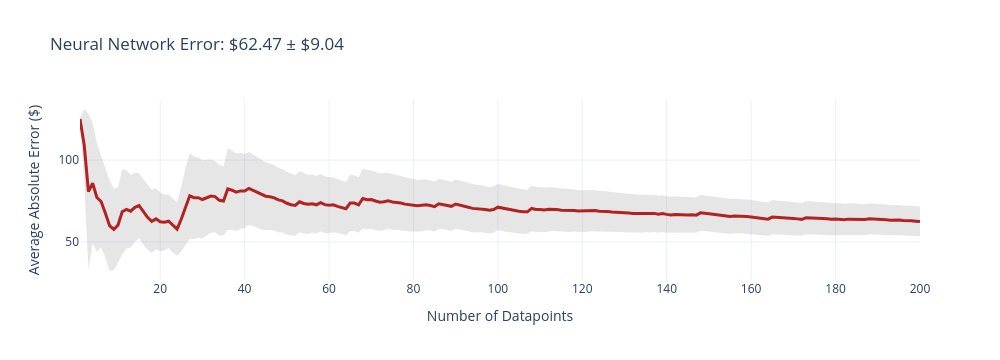
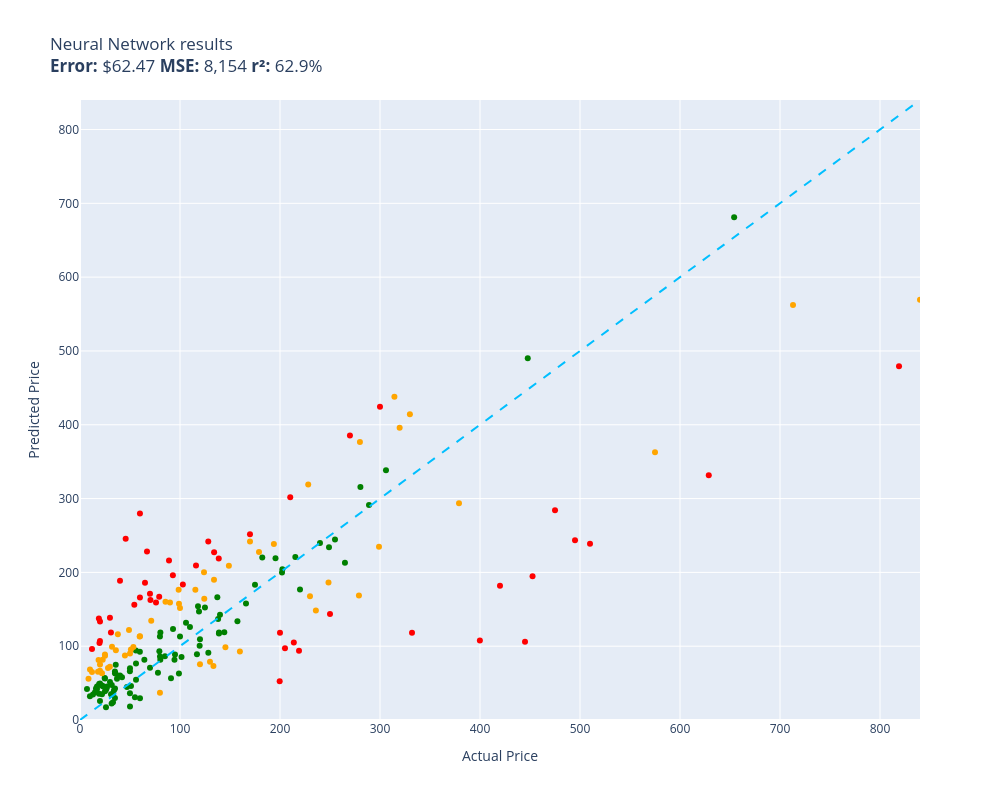

The code cell stored with these charts, in order, in its notebook:
### Code cell
evaluate(neural_network, test)

### Figure 1 — Plotly figure (JSON) as saved in the notebook; plotly's stock layout.template omitted (floating-point values rounded to 4 significant figures; data arrays with more than 128 entries replaced by an {"elided": "..."} marker saying what was removed)
{"data": [{"fill": "toself", "fillcolor": "rgba(128,128,128,0.2)", "hoverinfo": "skip", "line": {"color": "rgba(255,255,255,0)"}, "name": "95% CI", "showlegend": false, "type": "scatter", "x": {"elided": "400 int values"}, "y": {"elided": "400 float values"}}, {"customdata": {"elided": "200x1 float values"}, "hovertemplate": "n=%{x}<br>Avg Error=$%{y:,.2f}<br>±95% CI=$%{customdata[0]:,.2f}<extra></extra>", "line": {"color": "firebrick", "width": 3}, "mode": "lines", "name": "Cumulative Avg Error", "type": "scatter", "x": {"elided": "200 int values"}, "y": {"elided": "200 float values"}}], "layout": {"height": 360, "showlegend": false, "title": {"text": "Neural Network Error: $62.47 ± $9.04"}, "width": 1000, "xaxis": {"title": {"text": "Number of Datapoints"}}, "yaxis": {"title": {"text": "Average Absolute Error ($)"}}}}

### Figure 2 — Plotly figure (JSON) as saved in the notebook; plotly's stock layout.template omitted (floating-point values rounded to 4 significant figures)
{"data": [{"customdata": [["Old Blood Noise Excess V2 Distortion Cho...\nGuess=$93.91 Actual=$219.00"], ["telpo Headlight Assembly Fit For 15 Camr...\nGuess=$209.17 Actual=$115.99"], ["EXMAX NG-10X Fresnel Lens Focusing Adapt...\nGuess=$171.04 Actual=$69.98"], ["Innovative Percussion CB-6 Chamois Bass ...\nGuess=$156.26 Actual=$54.32"], ["Panasonic KX-TG6511B DECT 6.0 PLUS Expan...\nGuess=$166.87 Actual=$79.20"], ["APS iBoard 6-inch Aluminum (Black Powder...\nGuess=$301.63 Actual=$210.23"], ["Bam Trekking 3027SB Single Black Clarine...\nGuess=$118.36 Actual=$332.00"], ["DEWALT 20V MAX* XR Impact Driver with Bl...\nGuess=$194.66 Actual=$452.53"], ["Mini PC, Kinupute Desktop Computer E3-12...\nGuess=$243.50 Actual=$495.00"], ["10GBase-LR SFP+ Transceiver, Handar 10GB...\nGuess=$133.52 Actual=$19.99"], ["Deco Mount Pro Tripod Microphone Stand w...\nGuess=$166.01 Actual=$59.95"], ["Canon EOS Rebel T7 Digital SLR Camera wi...\nGuess=$479.21 Actual=$819.00"], ["Travelpro Platinum Elite Slim Business L...\nGuess=$105.13 Actual=$213.83"], ["JRready ST6313 DT Deutsch Connector Kit,...\nGuess=$52.47 Actual=$199.68"], ["KOHLER 18865-CP Filtered Water Faucet, P...\nGuess=$284.10 Actual=$475.00"], ["Diversitech WG840585 Motor, (Ddb) 1/3Hp,...\nGuess=$227.43 Actual=$134.12"], ["MC: Pindicator (Dual Intensity Amber)\nGuess=$188.67 Actual=$40.00"], ["Poison Spyder 10-08-020 Rocker Knocker\nGuess=$331.50 Actual=$628.76"], ["Lighted Triangle Mirror Cabinet Bathroom...\nGuess=$105.92 Actual=$445.00"], ["BESTILL Wall Mounted Shower Faucet Set, ...\nGuess=$159.08 Actual=$76.00"], ["Engine Thermostat, Replace 19301-PAA-306...\nGuess=$137.35 Actual=$18.89"], ["Satco S9596, 4 Count (Pack of 1), 4.18\nGuess=$96.35 Actual=$12.00"], ["Ceramic Talavera Mexican Tile 4x4\", 9 Pi...\nGuess=$138.56 Actual=$29.95"], ["LEGO Marvel Avengers War Machine Buster ...\nGuess=$279.67 Actual=$59.95"], ["KOHLER K-1185540-CP Assembly-Slider\nGuess=$245.57 Actual=$45.67"], ["Aeromotive 13304 Regulator, X1 Adjustabl...\nGuess=$385.46 Actual=$269.95"], ["Canon Sure Shot 90u 35mm Date Camera\nGuess=$107.83 Actual=$399.89"], ["Wilkinson LOW GAUSS Vintage Tone Strat S...\nGuess=$118.71 Actual=$30.93"], ["Chalkboard Name Badges with Magnetic Bac...\nGuess=$106.89 Actual=$19.95"], ["GENUINE VOLVO THERMOSTAT (3.0, 3.2) S60 ...\nGuess=$183.60 Actual=$102.85"], ["CradlePoint Compact Broadband Router (CB...\nGuess=$215.98 Actual=$89.00"], ["Pyle Wireless Rear View Backup Camera - ...\nGuess=$162.68 Actual=$70.45"], ["Universal Power Group 12V 100Ah Sealed L...\nGuess=$118.19 Actual=$199.99"], ["UPR Mach 1 Chin Spoiler Fits 94-98 Musta...\nGuess=$186.00 Actual=$64.99"], ["SP Air Corporation SP-8102BU 1/4-Inch He...\nGuess=$97.36 Actual=$204.99"], ["ROHL WSGUM3018WH Wire Sink Grids, White\nGuess=$241.78 Actual=$128.28"], ["Music Hall pa15.3 MM/MC Phono Preamplifi...\nGuess=$143.46 Actual=$250.00"], ["Lorell Bell Chair Glide, 2.5\", Black\nGuess=$104.40 Actual=$19.50"], ["Competition Clutch Disc and Pressure Pla...\nGuess=$238.95 Actual=$510.00"], ["Pacific Drums PDCM1618TTRB 16 x 18 Inche...\nGuess=$181.87 Actual=$419.99"], ["Blanco 230966 Valea Stainless Steel Sink...\nGuess=$196.02 Actual=$92.88"], ["HP Laserjet 2100 Laser Printer W/Test Pr...\nGuess=$424.34 Actual=$299.98"], ["KZ ZS10 Pro in Ear Monitor Headphone KZ ...\nGuess=$228.40 Actual=$66.99"], ["Garmin 010-12402-10 GT15M-TM Transom-Mou...\nGuess=$218.85 Actual=$138.74"], ["Xiaomi Redmi 10 2022 NFC 4G LTE (128GB +...\nGuess=$251.70 Actual=$169.99"]], "hovertemplate": "%{customdata[0]}<extra></extra>", "legendgroup": "red", "marker": {"color": "red", "size": 6, "symbol": "circle"}, "mode": "markers", "name": "red", "orientation": "v", "showlegend": true, "type": "scatter", "x": [219.0, 116.0, 69.98, 54.32, 79.2, 210.2, 332.0, 452.5, 495.0, 19.99, 59.95, 819.0, 213.8, 199.7, 475.0, 134.1, 40.0, 628.8, 445.0, 76.0, 18.89, 12.0, 29.95, 59.95, 45.67, 269.9, 399.9, 30.93, 19.95, 102.8, 89.0, 70.45, 200.0, 64.99, 205.0, 128.3, 250.0, 19.5, 510.0, 420.0, 92.88, 300.0, 66.99, 138.7, 170.0], "xaxis": "x", "y": [93.91, 209.2, 171.0, 156.3, 166.9, 301.6, 118.4, 194.7, 243.5, 133.5, 166.0, 479.2, 105.1, 52.47, 284.1, 227.4, 188.7, 331.5, 105.9, 159.1, 137.4, 96.35, 138.6, 279.7, 245.6, 385.5, 107.8, 118.7, 106.9, 183.6, 216.0, 162.7, 118.2, 186.0, 97.36, 241.8, 143.5, 104.4, 238.9, 181.9, 196.0, 424.3, 228.4, 218.9, 251.7], "yaxis": "y"}, {"customdata": [["NewPower99 Battery Kit for Samsung Galax...\nGuess=$30.77 Actual=$54.95"], ["SuppliesOutlet Compatible Toner Cartridg...\nGuess=$118.72 Actual=$144.29"], ["ACDelco GM Original Equipment FW339 Fron...\nGuess=$220.90 Actual=$215.33"], ["8544771 Dryer Heating Element, 279816 Th...\nGuess=$74.88 Actual=$35.74"], ["LOVE MEI Galaxy S10 Lite Case, Military ...\nGuess=$24.05 Actual=$32.98"], ["GJY Portable TV,10.6 inch Mini TV for AT...\nGuess=$93.06 Actual=$79.36"], ["LD Products Compatible Toner Cartridge R...\nGuess=$70.02 Actual=$49.98"], ["PEMP E65 E66 CDC Simulate Optical Fiber ...\nGuess=$147.02 Actual=$119.00"], ["HK SYSTEMS 13\" Heavy Duty Black \"Push\" O...\nGuess=$86.22 Actual=$84.95"], ["SKB iSeries 3i-13096-6KP Case for BlackM...\nGuess=$183.25 Actual=$174.99"], ["KOMPUTERBAY 4GB 2X 2GB DDR2 1066MHz PC2-...\nGuess=$81.52 Actual=$80.34"], ["Task T24287 Roman Ogee Router Bit with 1...\nGuess=$93.99 Actual=$55.88"], ["15\" Locking Shower Head Extension Arm in...\nGuess=$113.26 Actual=$79.95"], ["Mylites+ Standard Comic Book Mylar Sleev...\nGuess=$63.38 Actual=$34.99"], ["Tidal Front + Rear Fender Flares 4PC Poc...\nGuess=$244.47 Actual=$254.99"], ["Dakota Alert MURS Alert Probe Sensor - M...\nGuess=$176.96 Actual=$219.99"], ["Baseball Backpacks Large 18 Inch Bookbag...\nGuess=$47.48 Actual=$31.77"], ["AUTOFREE LED Tail Lights Assembly Compat...\nGuess=$199.69 Actual=$201.99"], ["Adams Check Payment and Deposit Register...\nGuess=$63.01 Actual=$35.49"], ["Fjallraven, Kanken Laptop 15\" Backpack f...\nGuess=$100.68 Actual=$119.65"], ["Retevis RT68 Soft Earhook Walkie Talkie ...\nGuess=$42.04 Actual=$6.99"], ["Evan-Fischer Front Bumper Cover Compatib...\nGuess=$204.40 Actual=$202.38"], ["Webcem Solar Shed Light Outdoor Indoor, ...\nGuess=$64.18 Actual=$77.96"], ["Festool 492370 Platin 2 S1000 Grit 6-Inc...\nGuess=$56.40 Actual=$91.00"], ["Western Digital Enterprise RE4-GP 2TB SA...\nGuess=$126.00 Actual=$109.95"], ["VLAND LED Smoked Taillights Compatible F...\nGuess=$239.84 Actual=$239.99"], ["PM Auto Front Right Quick Complete Strut...\nGuess=$152.47 Actual=$124.94"], ["Tablet PC Cover Compatible with Lenovo T...\nGuess=$22.44 Actual=$31.61"], ["Miyaya@ Funny Animal Masks Collection fo...\nGuess=$42.13 Actual=$16.99"], ["Ultra Duster Canned Air Net 10 Oz 6-Pack\nGuess=$66.09 Actual=$49.90"], ["IQShield Screen Protector Compatible wit...\nGuess=$32.19 Actual=$9.95"], ["Liberty Imports 12 Pack: US Military Toy...\nGuess=$45.42 Actual=$16.98"], ["Marvel Legends Series X-Men 6-Inch Archa...\nGuess=$62.86 Actual=$98.95"], ["Intrepid International Dressage Letters-...\nGuess=$45.44 Actual=$26.99"], ["ANZO USA 111207 GMC SIERRA 99-06 / YUKON...\nGuess=$220.00 Actual=$182.28"], ["Kingston Brass KS269SN Kingston Clawfoot...\nGuess=$338.48 Actual=$305.99"], ["EMART Photography C Stand with Boom Arm,...\nGuess=$109.44 Actual=$119.99"], ["KUNN Small Electrician Tool Pouch Utilit...\nGuess=$46.61 Actual=$21.99"], ["Trim Kit for 2-handle Shower & Tub Valve...\nGuess=$88.75 Actual=$94.99"], ["iPhone 12/12 Pro Nicaragua Guardabarranc...\nGuess=$25.60 Actual=$19.97"], ["Replacement Remote Control for PANASONIC...\nGuess=$29.83 Actual=$34.95"], ["LSSAGOON Backpack for Women Teen Kids Gi...\nGuess=$40.31 Actual=$33.99"], ["Grey Pneumatic 1311SD Impact Socket Set\nGuess=$133.66 Actual=$157.43"], ["4LT LUMINETTE Vanity Opal GLS BSN\nGuess=$113.27 Actual=$99.99"], ["4pc Wheel Spacers Adapters 4\" (2inch Per...\nGuess=$88.94 Actual=$116.95"], ["GE RPWF SmartWater Comparable Refrigerat...\nGuess=$55.79 Actual=$36.99"], ["Urth 62mm UV, Circular Polarizing (CPL),...\nGuess=$118.44 Actual=$139.00"], ["MGP Caliper Covers 39011SACURD Red Powde...\nGuess=$233.88 Actual=$249.00"], ["LSI Broadcom SAS 9300-8i 8-port 12Gb/s S...\nGuess=$154.06 Actual=$118.00"], ["NewFantasia Replacement Audio Cable with...\nGuess=$34.93 Actual=$31.00"], ["MONOCARBON Forged Carbon Fiber Case for ...\nGuess=$29.46 Actual=$59.99"], ["DuraGo 29515020 Front Hub Assembly\nGuess=$91.20 Actual=$128.34"], ["MXR Carbon Copy Deluxe Analog Delay Guit...\nGuess=$219.05 Actual=$195.50"], ["Berta (6 Pieces) 1-1/4 inch Overlay, 90 ...\nGuess=$56.79 Actual=$24.66"], ["Linkloos Solar Street Lights Outdoor Wat...\nGuess=$76.46 Actual=$55.99"], ["USB Charger, CIVIE High Speed 60W Multip...\nGuess=$42.52 Actual=$15.99"], ["Cardone 84-58642 New HEI Electronic Dist...\nGuess=$157.96 Actual=$165.99"], ["Hp Pavilion P7-1257c Motherboard Aahd3-h...\nGuess=$92.54 Actual=$59.86"], ["Kastar Battery Pack Replacement for Sony...\nGuess=$49.62 Actual=$19.99"], ["New Replacement seat cover fits Yamaha M...\nGuess=$117.06 Actual=$138.95"], ["Evan Fischer Radiator Cooling Fan Assemb...\nGuess=$166.31 Actual=$137.34"], ["AZX Stylus Pencil for Apple iPad Pro 202...\nGuess=$51.60 Actual=$29.99"], ["Raspberry Pi 3 Model B+ Aluminum Case Me...\nGuess=$37.51 Actual=$14.99"], ["Skullcandy Hesh Evo Bluetooth Headphones...\nGuess=$70.81 Actual=$69.99"], ["ASUS VY279HE-W 27” 1080P Monitor - White...\nGuess=$137.00 Actual=$138.10"], ["LCD Screen for Dell Inspiron 17R 17.3\" H...\nGuess=$81.74 Actual=$64.37"], ["Diversitech UC2436-3 Ultralite Condenser...\nGuess=$118.43 Actual=$80.39"], ["APS iBoard (304 Stainless Steel Polished...\nGuess=$212.94 Actual=$264.95"], ["200 Couples Conversation Cards - Enjoy B...\nGuess=$35.85 Actual=$32.97"], ["The Puppet Company - Carpet-Unicorn, Whi...\nGuess=$35.42 Actual=$19.00"], ["KUNFINE Android Radio CarPlay & Android ...\nGuess=$131.79 Actual=$106.00"], ["KYX Racing Hardened Steel Center Drive S...\nGuess=$44.79 Actual=$46.99"], ["StonKraft Brass Chess Board Game Set wit...\nGuess=$142.43 Actual=$140.00"], ["Baumgartens Sicurix Blank PVC ID Cards (...\nGuess=$48.84 Actual=$19.11"], ["OEM Samsung Remote Control Shipped with ...\nGuess=$54.68 Actual=$56.00"], ["Custom Engagement Logo Desk Embosser Sea...\nGuess=$36.22 Actual=$49.95"], ["Audio Techinca ATW-T1002 System 10 Handh...\nGuess=$291.29 Actual=$289.00"], ["520 Pieces Christmas Envelope Seal Stick...\nGuess=$17.29 Actual=$25.99"], ["LD Compatible Ink Cartridge Replacement ...\nGuess=$58.01 Actual=$41.99"], ["BestPricedDecals Wine A BIT, You'll Feel...\nGuess=$34.55 Actual=$12.98"], ["VATOS 4 Packs Bubble Machine Gun for Kid...\nGuess=$45.57 Actual=$22.88"], ["Steering Wheel, Carbon Fiber Automotive ...\nGuess=$490.19 Actual=$447.74"], ["BXYJY for Samsung Galaxy Z Fold 3 Case w...\nGuess=$18.15 Actual=$49.99"], ["VONADO Space Wars Colonial Viper MK1 Bui...\nGuess=$60.22 Actual=$39.99"], ["Disney Princess Sparkling Princess Sleep...\nGuess=$56.23 Actual=$24.95"], ["sabermaster TCG Playmat yugioh playmat T...\nGuess=$34.92 Actual=$21.99"], ["DuraGo BR5330 Front Vented Disc Brake Ro...\nGuess=$85.47 Actual=$101.51"], ["Samsung DA97-07603B Freezer Ice Maker As...\nGuess=$123.20 Actual=$93.02"], ["Intex River Run Connect Lounge (Four)\nGuess=$81.59 Actual=$94.49"], ["Empava 24\" Single Wall Ovens 10 Cooking ...\nGuess=$681.09 Actual=$654.14"], ["Think Gizmos Build Your Own Robot Toys f...\nGuess=$39.08 Actual=$24.95"], ["W11130208 W10695459 Refrigerator LED Mod...\nGuess=$43.00 Actual=$26.59"], ["Jada Toys Ryan's World Combo Panda Airli...\nGuess=$65.58 Actual=$34.94"], ["STICKGOO Peel and Stick Backsplash for K...\nGuess=$42.65 Actual=$34.99"], ["MonMount Triple Monitor Stand Freestandi...\nGuess=$85.92 Actual=$79.99"], ["For Volvo C70 S70 V70 V40 S40 AC Compres...\nGuess=$315.75 Actual=$280.41"], ["Refresh NSF-53 Premium Replacement Refri...\nGuess=$45.97 Actual=$50.99"], ["NICKSTON Red Sparkling Glitter Slim Band...\nGuess=$40.92 Actual=$25.99"]], "hovertemplate": "%{customdata[0]}<extra></extra>", "legendgroup": "green", "marker": {"color": "green", "size": 6, "symbol": "circle"}, "mode": "markers", "name": "green", "orientation": "v", "showlegend": true, "type": "scatter", "x": [54.95, 144.3, 215.3, 35.74, 32.98, 79.36, 49.98, 119.0, 84.95, 175.0, 80.34, 55.88, 79.95, 34.99, 255.0, 220.0, 31.77, 202.0, 35.49, 119.7, 6.99, 202.4, 77.96, 91.0, 110.0, 240.0, 124.9, 31.61, 16.99, 49.9, 9.95, 16.98, 98.95, 26.99, 182.3, 306.0, 120.0, 21.99, 94.99, 19.97, 34.95, 33.99, 157.4, 99.99, 117.0, 36.99, 139.0, 249.0, 118.0, 31.0, 59.99, 128.3, 195.5, 24.66, 55.99, 15.99, 166.0, 59.86, 19.99, 138.9, 137.3, 29.99, 14.99, 69.99, 138.1, 64.37, 80.39, 264.9, 32.97, 19.0, 106.0, 46.99, 140.0, 19.11, 56.0, 49.95, 289.0, 25.99, 41.99, 12.98, 22.88, 447.7, 49.99, 39.99, 24.95, 21.99, 101.5, 93.02, 94.49, 654.1, 24.95, 26.59, 34.94, 34.99, 79.99, 280.4, 50.99, 25.99], "xaxis": "x", "y": [30.77, 118.7, 220.9, 74.88, 24.05, 93.06, 70.02, 147.0, 86.22, 183.2, 81.52, 93.99, 113.3, 63.38, 244.5, 177.0, 47.48, 199.7, 63.01, 100.7, 42.04, 204.4, 64.18, 56.4, 126.0, 239.8, 152.5, 22.44, 42.13, 66.09, 32.19, 45.42, 62.86, 45.44, 220.0, 338.5, 109.4, 46.61, 88.75, 25.6, 29.83, 40.31, 133.7, 113.3, 88.94, 55.79, 118.4, 233.9, 154.1, 34.93, 29.46, 91.2, 219.1, 56.79, 76.46, 42.52, 158.0, 92.54, 49.62, 117.1, 166.3, 51.6, 37.51, 70.81, 137.0, 81.74, 118.4, 212.9, 35.85, 35.42, 131.8, 44.79, 142.4, 48.84, 54.68, 36.22, 291.3, 17.29, 58.01, 34.55, 45.57, 490.2, 18.15, 60.22, 56.23, 34.92, 85.47, 123.2, 81.59, 681.1, 39.08, 43.0, 65.58, 42.65, 85.92, 315.8, 45.97, 40.92], "yaxis": "y"}, {"customdata": [["Stand for Raven Pro Document Scanner - P...\nGuess=$72.23 Actual=$29.85"], ["RBC12-UPC Replacement Battery Cartridge ...\nGuess=$167.70 Actual=$229.99"], ["Pump Head TBVECHI 175PSI 4KW 5.5HP 21CFM...\nGuess=$414.15 Actual=$329.90"], ["Bam France 2002XL Contoured Hightech Bla...\nGuess=$562.35 Actual=$713.00"], ["Metabo HPT 36V MultiVolt™ Cordless Rotar...\nGuess=$293.69 Actual=$379.00"], ["46mm Digital Pro High-Resolution Close-U...\nGuess=$75.36 Actual=$19.99"], ["Intermatic PX300 12V 300W Transformer wi...\nGuess=$189.84 Actual=$134.00"], ["CORSAIR Dominator Platinum RGB 32GB (2x1...\nGuess=$200.30 Actual=$124.00"], ["June Garden 12\" Sweet Dolly Charlotte - ...\nGuess=$66.70 Actual=$19.99"], ["Aolemi Oil Rubbed Bronze Single Function...\nGuess=$176.35 Actual=$98.65"], ["Clementoni 39132.5 Jigsaw Puzzle 1,000 P...\nGuess=$37.08 Actual=$79.95"], ["GanFindX Portable Car Hand Controls for ...\nGuess=$92.94 Actual=$159.90"], ["Scranton & Co 3 Drawer Mobile File Cabin...\nGuess=$176.45 Actual=$115.35"], ["Evergreen HSHB2005 Cylinder Head Gasket ...\nGuess=$113.10 Actual=$59.69"], ["Southwire 120V/15A Right Angle User Atta...\nGuess=$116.03 Actual=$37.87"], ["DALDED LED Light Kit for Lego Sonic Gree...\nGuess=$87.03 Actual=$24.99"], ["152MM Hole Saws M42 Bi-Metal High Speed ...\nGuess=$65.38 Actual=$17.99"], ["Wenger City Upgrade Laptop Backpack with...\nGuess=$98.49 Actual=$145.42"], ["3D Tree Hole Branches 075 Stair Risers D...\nGuess=$78.86 Actual=$129.99"], ["Projector, CRAZVIEW Projector with WiFi ...\nGuess=$98.76 Actual=$53.40"], ["Laisomeke Waterproof Junction Box, Unive...\nGuess=$64.94 Actual=$11.99"], ["Sumerain S1339CM Double Handle Widesprea...\nGuess=$148.29 Actual=$235.86"], ["DIMARZIO 204284 DP 163FBK Blues Bucker G...\nGuess=$159.19 Actual=$89.99"], ["Trail Gear Twin Stick Kit for Top Shift ...\nGuess=$376.57 Actual=$279.92"], ["Beck/Arnley 0421945 Air Filter\nGuess=$94.40 Actual=$35.87"], ["Dell Optiplex 390 Desktop Computer i3 3....\nGuess=$164.36 Actual=$124.27"], ["Neporal Full Spectrum Light Bulb, 6000K ...\nGuess=$81.35 Actual=$18.59"], ["Pidoko Kids Train Table, Grey with 90 Pc...\nGuess=$75.69 Actual=$119.97"], ["KS K-STORM Replacement Silicone Mushroom...\nGuess=$55.80 Actual=$8.50"], ["Pioneer 2AM401-BN Two Handle Kitchen Fau...\nGuess=$319.11 Actual=$228.22"], ["Walker Exhaust Ultra EPA 16478 Direct Fi...\nGuess=$362.73 Actual=$574.99"], ["Royal Designs, Inc. Decorative Abundant ...\nGuess=$88.78 Actual=$24.95"], ["Mikrotik RB3011UIAS-RM RouterBOARD 10xGi...\nGuess=$234.77 Actual=$299.00"], ["AC Compressor & A/C Kit For BMW 335i 335...\nGuess=$437.95 Actual=$314.41"], ["Ibanez M510OVS Acoustic Mandolin in Vint...\nGuess=$241.96 Actual=$169.99"], ["Auertech Portable Washing Machine, 14lbs...\nGuess=$157.45 Actual=$98.99"], ["18 Inch White Undermount Kitchen Sink - ...\nGuess=$227.48 Actual=$179.00"], ["Amana Tool - SC587 Carbide Tipped 3-Wing...\nGuess=$134.42 Actual=$71.23"], ["ECCPP Power Steering Pump for 2009-2010 ...\nGuess=$160.34 Actual=$85.48"], ["4 Inches Rolled Muffler Tip Catback Exha...\nGuess=$238.40 Actual=$193.88"], ["CTLAMP XL-2100 Professional Quality XL-2...\nGuess=$99.28 Actual=$32.00"], ["200 ' feet True 14 Gauge AWG CCA Speaker...\nGuess=$87.54 Actual=$44.95"], ["VIPMOTOZ Sequential Turn Signal Premium ...\nGuess=$168.72 Actual=$278.94"], ["A-Premium Front Suspension Steering Knuc...\nGuess=$121.82 Actual=$48.99"], ["Venom Power Terra Hunter R/T+ R/T All-Te...\nGuess=$395.85 Actual=$319.65"], ["Dell XPS 13 9343-2727SLV 13.3\" Full HD S...\nGuess=$569.49 Actual=$839.99"], ["Replacement Remote Control fit for Sony ...\nGuess=$68.42 Actual=$9.99"], ["Star Wars Die-Cast Metal TITANIUM Series...\nGuess=$81.55 Actual=$22.70"], ["Vinyl Soft Top Roll-up Adjustable Truck ...\nGuess=$209.10 Actual=$148.88"], ["Glovion Music Stand Light, Clip On Piano...\nGuess=$70.36 Actual=$27.99"], ["PowerSport Front Rear Brakes and Rotors ...\nGuess=$186.29 Actual=$248.51"], ["Viola Bow 4/4 Full Size Carbon Fiber (Bl...\nGuess=$90.01 Actual=$49.99"], ["VTech Strum and Jam Kidi Musical Guitar ...\nGuess=$63.31 Actual=$21.99"], ["Targus CityGear Durable Backpack, Black,...\nGuess=$73.06 Actual=$133.43"], ["Fender Hendrix Voodoo Child Coiled Instr...\nGuess=$113.61 Actual=$59.99"], ["Pyle 2x120 Watt Home Audio Speaker Power...\nGuess=$95.59 Actual=$50.92"], ["Fitness Center Gym Room Weight Train Dua...\nGuess=$151.68 Actual=$99.99"]], "hovertemplate": "%{customdata[0]}<extra></extra>", "legendgroup": "orange", "marker": {"color": "orange", "size": 6, "symbol": "circle"}, "mode": "markers", "name": "orange", "orientation": "v", "showlegend": true, "type": "scatter", "x": [29.85, 230.0, 329.9, 713.0, 379.0, 19.99, 134.0, 124.0, 19.99, 98.65, 79.95, 159.9, 115.3, 59.69, 37.87, 24.99, 17.99, 145.4, 130.0, 53.4, 11.99, 235.9, 89.99, 279.9, 35.87, 124.3, 18.59, 120.0, 8.5, 228.2, 575.0, 24.95, 299.0, 314.4, 170.0, 98.99, 179.0, 71.23, 85.48, 193.9, 32.0, 44.95, 278.9, 48.99, 319.6, 840.0, 9.99, 22.7, 148.9, 27.99, 248.5, 49.99, 21.99, 133.4, 59.99, 50.92, 99.99], "xaxis": "x", "y": [72.23, 167.7, 414.2, 562.3, 293.7, 75.36, 189.8, 200.3, 66.7, 176.3, 37.08, 92.94, 176.4, 113.1, 116.0, 87.03, 65.38, 98.49, 78.86, 98.76, 64.94, 148.3, 159.2, 376.6, 94.4, 164.4, 81.35, 75.69, 55.8, 319.1, 362.7, 88.78, 234.8, 437.9, 242.0, 157.5, 227.5, 134.4, 160.3, 238.4, 99.28, 87.54, 168.7, 121.8, 395.8, 569.5, 68.42, 81.55, 209.1, 70.36, 186.3, 90.01, 63.31, 73.06, 113.6, 95.59, 151.7], "yaxis": "y"}, {"hoverinfo": "skip", "line": {"color": "deepskyblue", "dash": "dash", "width": 2}, "mode": "lines", "name": "y = x", "showlegend": false, "type": "scatter", "x": [0, 840.0], "y": [0, 840.0]}], "layout": {"height": 800, "legend": {"title": {"text": "color"}, "tracegroupgap": 0}, "showlegend": false, "title": {"text": "Neural Network results<br><b>Error:</b> $62.47 <b>MSE:</b> 8,154 <b>r²:</b> 62.9%"}, "width": 1000, "xaxis": {"anchor": "y", "domain": [0, 1], "range": [0, 840.0], "title": {"text": "Actual Price"}}, "yaxis": {"anchor": "x", "domain": [0, 1], "range": [0, 840.0], "title": {"text": "Predicted Price"}}}}
